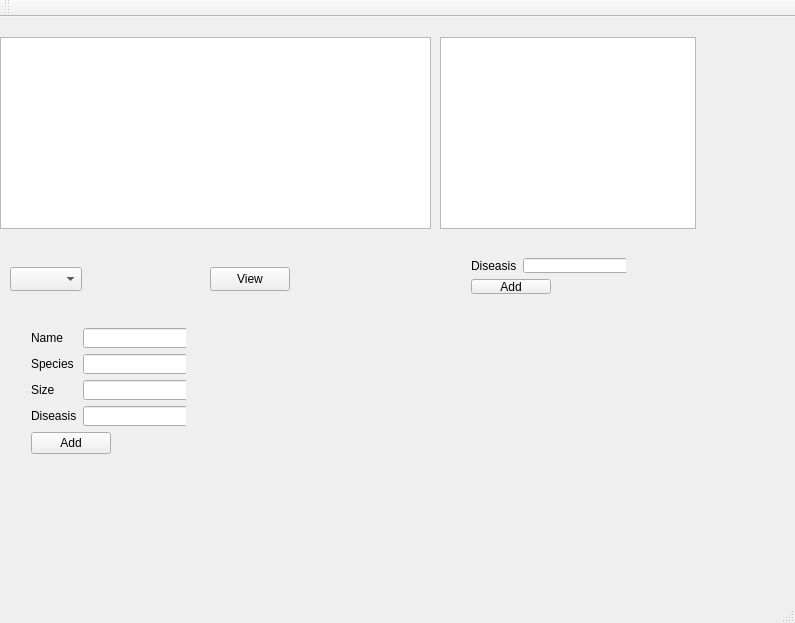
<?xml version="1.0" encoding="UTF-8"?>
<ui version="4.0">
 <class>microbialClass</class>
 <widget class="QMainWindow" name="microbialClass">
  <property name="geometry">
   <rect>
    <x>0</x>
    <y>0</y>
    <width>795</width>
    <height>623</height>
   </rect>
  </property>
  <property name="windowTitle">
   <string>microbial</string>
  </property>
  <widget class="QWidget" name="centralWidget">
   <widget class="QComboBox" name="comboBox">
    <property name="geometry">
     <rect>
      <x>10</x>
      <y>250</y>
      <width>72</width>
      <height>24</height>
     </rect>
    </property>
   </widget>
   <widget class="QListWidget" name="diseasesListWidget">
    <property name="geometry">
     <rect>
      <x>440</x>
      <y>20</y>
      <width>256</width>
      <height>192</height>
     </rect>
    </property>
   </widget>
   <widget class="QPushButton" name="viewPushButton">
    <property name="geometry">
     <rect>
      <x>210</x>
      <y>250</y>
      <width>80</width>
      <height>24</height>
     </rect>
    </property>
    <property name="text">
     <string>View</string>
    </property>
   </widget>
   <widget class="QWidget" name="layoutWidget">
    <property name="geometry">
     <rect>
      <x>20</x>
      <y>300</y>
      <width>166</width>
      <height>148</height>
     </rect>
    </property>
    <layout class="QFormLayout" name="formLayout_3">
     <item row="0" column="0">
      <layout class="QFormLayout" name="formLayout">
       <item row="0" column="0">
        <widget class="QLabel" name="label">
         <property name="text">
          <string>Name</string>
         </property>
        </widget>
       </item>
       <item row="0" column="1">
        <widget class="QLineEdit" name="nameLineEdit"/>
       </item>
       <item row="1" column="0">
        <widget class="QLabel" name="label_2">
         <property name="text">
          <string>Species</string>
         </property>
        </widget>
       </item>
       <item row="1" column="1">
        <widget class="QLineEdit" name="speciesLineEdit"/>
       </item>
       <item row="2" column="0">
        <widget class="QLabel" name="label_3">
         <property name="text">
          <string>Size</string>
         </property>
        </widget>
       </item>
       <item row="3" column="0">
        <widget class="QLabel" name="label_4">
         <property name="text">
          <string>Diseasis</string>
         </property>
        </widget>
       </item>
       <item row="3" column="1">
        <widget class="QLineEdit" name="diseasisLineEdit"/>
       </item>
       <item row="2" column="1">
        <widget class="QLineEdit" name="sizeLineEdit"/>
       </item>
      </layout>
     </item>
     <item row="1" column="0">
      <widget class="QPushButton" name="bacteriaPushButton">
       <property name="text">
        <string>Add</string>
       </property>
      </widget>
     </item>
    </layout>
   </widget>
   <widget class="QWidget" name="layoutWidget">
    <property name="geometry">
     <rect>
      <x>460</x>
      <y>230</y>
      <width>166</width>
      <height>58</height>
     </rect>
    </property>
    <layout class="QFormLayout" name="formLayout_4">
     <item row="0" column="0">
      <layout class="QFormLayout" name="formLayout_2">
       <item row="0" column="0">
        <widget class="QLabel" name="label_5">
         <property name="text">
          <string>Diseasis</string>
         </property>
        </widget>
       </item>
       <item row="0" column="1">
        <widget class="QLineEdit" name="lineEdit"/>
       </item>
      </layout>
     </item>
     <item row="1" column="0">
      <widget class="QPushButton" name="diseasisPushButton">
       <property name="text">
        <string>Add</string>
       </property>
      </widget>
     </item>
    </layout>
   </widget>
   <widget class="QTableView" name="tableView">
    <property name="geometry">
     <rect>
      <x>0</x>
      <y>20</y>
      <width>431</width>
      <height>192</height>
     </rect>
    </property>
   </widget>
  </widget>
  <widget class="QMenuBar" name="menuBar">
   <property name="geometry">
    <rect>
     <x>0</x>
     <y>0</y>
     <width>795</width>
     <height>21</height>
    </rect>
   </property>
  </widget>
  <widget class="QToolBar" name="mainToolBar">
   <attribute name="toolBarArea">
    <enum>TopToolBarArea</enum>
   </attribute>
   <attribute name="toolBarBreak">
    <bool>false</bool>
   </attribute>
  </widget>
  <widget class="QStatusBar" name="statusBar"/>
 </widget>
 <layoutdefault spacing="6" margin="11"/>
 <resources>
  <include location="microbial.qrc"/>
 </resources>
 <connections/>
</ui>
